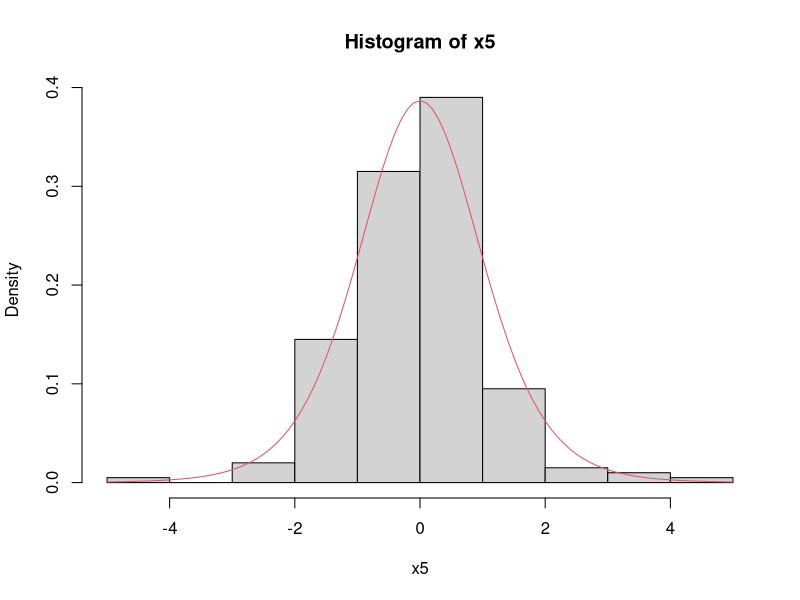
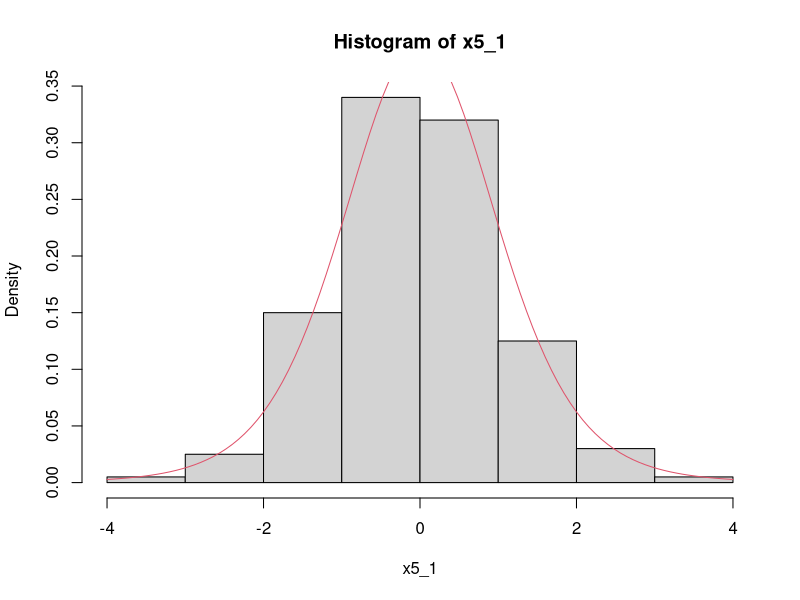
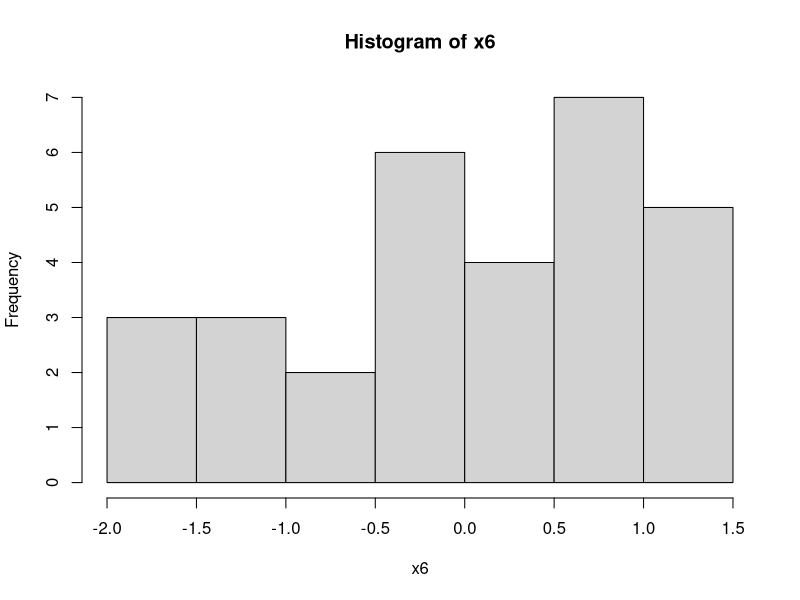
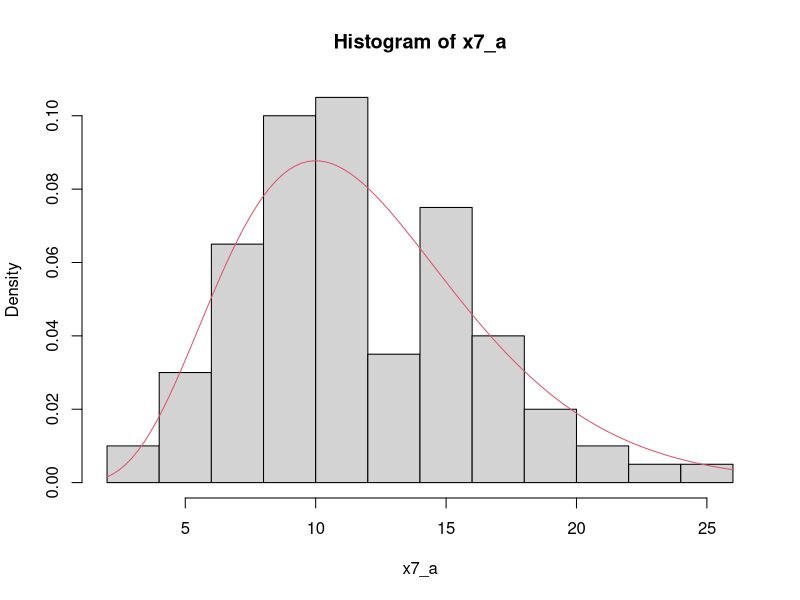
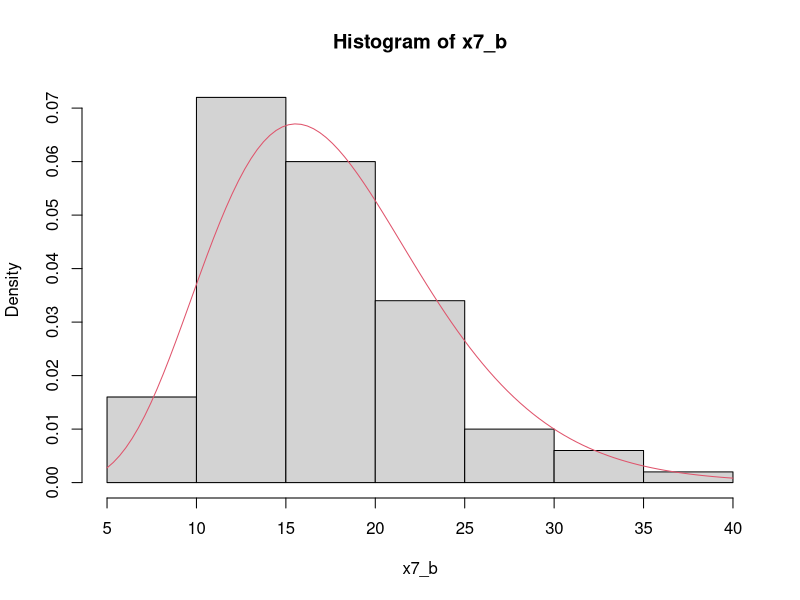
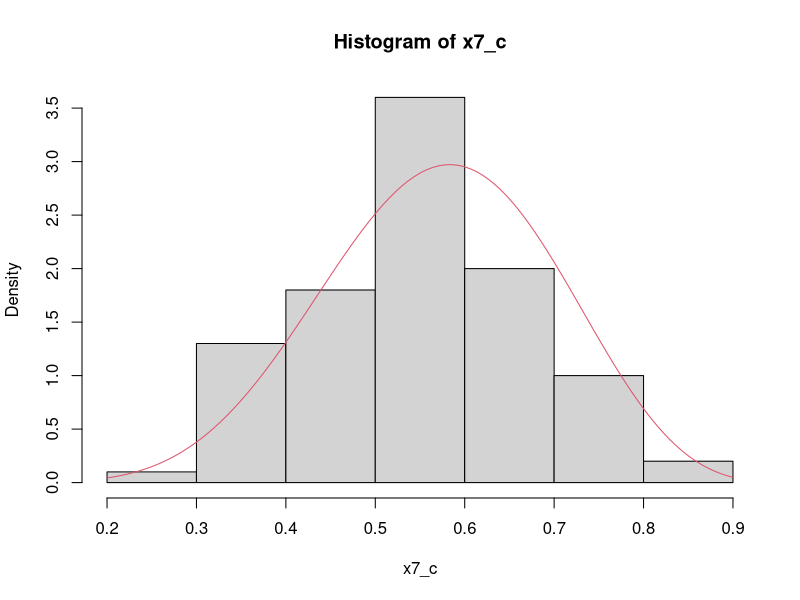
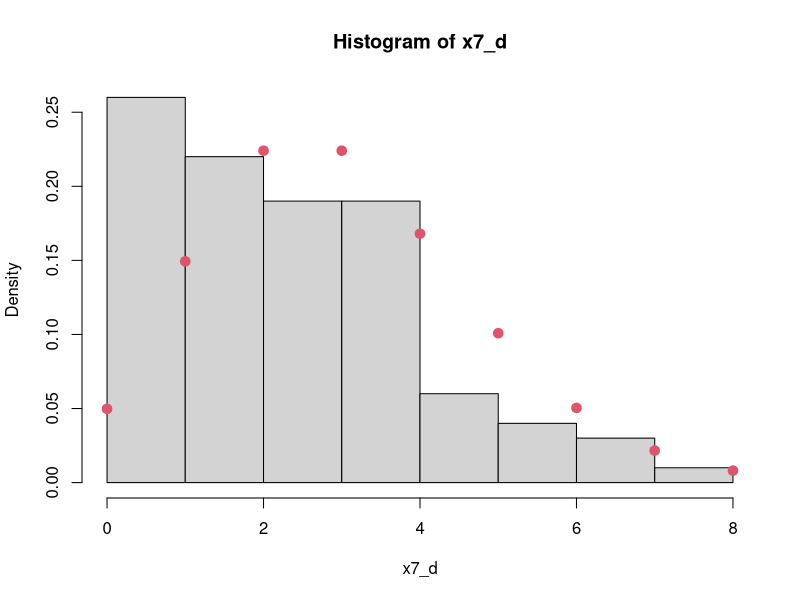
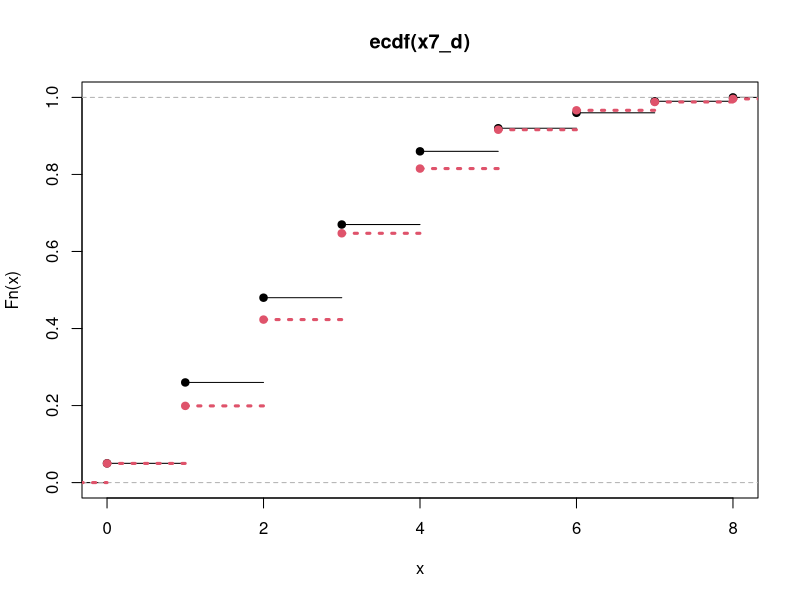

Write the R code that produced these figures, in order.
##Questão 1
x=NULL
x0=1111
a=1373
c=16807
M=128
x[1]=(a*x0+c)%%M
n=10
for (i in 2:n) {
  x[i]=(a*x[i-1]+c)%%M
}
u1 <- x/M
gera_poisson <- function(lam,u){
  x=NULL
  p=0
  n=length(u)
  x=rep(0,n)
  i=0
  m=max(u)
  while(p<m){
    pv=p
    p=p+(exp(-lam)*lam^i)/factorial(i)
    x[u>pv & u<=p]=i
    i=i+1
  }
  return(x)
}
gera_poisson(2,u1)



#forma function
LCG <- function(x0,a,c,M,n=10){
  x=NULL
  x[1]=(a*x0+c)%%M
  for (i in 2:n) {
    x[i]=(a*x[i-1]+c)%%M
  }
  return(x/M)
}

LCG_poisson <- function(x0,a,c,M,n,lam){
LCG <- function(x0,a,c,M,n){
x=NULL
x[1]=(a*x0+c)%%M
for (i in 2:n) {
  x[i]=(a*x[i-1]+c)%%M
}
return(x/M)
}
gera_poisson <- function(n,lam,u){
  x=NULL
  p=0
  x=rep(0,n)
  i=0
  m=max(u)
  while(p<m){
    pv=p
    p=p+(exp(-lam)*lam^i)/factorial(i)
    x[u>pv & u<=p]=i
    i=i+1
  }
  return(x)
}
variaveis <- gera_poisson(10,2,LCG(1111,1373,16807,128,10))
return(variaveis)
}

(valores <- LCG_poisson(1111,1373,16807,128,10,2))

##Questão 2
xbin=NULL
for(i in 1:10000){
xbin[i] <- sum(ifelse(runif(6)<(1-0.28),0,1))
}
mean(xbin)
var(xbin)

##Questão 3
p3=NULL
p3[1:4] <- 1:4/10
n=10000
u=runif(n)
x3=NULL
(x3[1:n] <- ifelse(u<sum(p3[1:1]),1,ifelse(u<sum(p3[1:2]),2,ifelse(u<sum(p3[1:3]),3,ifelse(u<sum(p3[1:4]),4,0)))))

##Questão 4
u4=runif(100)
x4 <- (-log(1-u4)/8)^(1/3)

##Questão 5
gera_2_normais <- function(n){
  u1=runif(n)
  u2=runif(n)
  x1=NULL
  x2=NULL
  x1=sqrt(-2*log(u1))*cos(2*pi*u2)
  x2=sqrt(-2*log(u1))*sin(2*pi*u2)
  x=cbind(x1,x2)
  return(x)
}
x5 <- NULL
for(i in 1:200){
  x5[i] <- gera_2_normais(1)[,1]/sqrt(sum(c(gera_2_normais(4))^2)/8)
}
hist(x5, freq=F)
curve(dt(x,8), col=2, add=T)

#forma function (definindo 1 como o padrão para o tamanho e os graus de liberdade caso não seja(m) declarado(s))
gera_t <- function(n=1,gl=1){
  gera_2_normais <- function(n){
    u1=runif(n)
    u2=runif(n)
    x1=NULL
    x2=NULL
    x1=sqrt(-2*log(u1))*cos(2*pi*u2)
    x2=sqrt(-2*log(u1))*sin(2*pi*u2)
    x=cbind(x1,x2)
    return(x)
  }
  variaveis <- NULL
  for(i in 1:n){
    variaveis[i] <- gera_2_normais(1)[,1]/sqrt(sum(gera_2_normais(gl)[,1]^2)/gl)
  }
  return(variaveis)
}
x5_1 <- gera_t(200,8)
hist(x5_1,freq=F)
curve(dt(x,8),col=2,add=T)

##Questão 6
u6 <- runif(30)
x6 <- (u6-mean(u6))/sqrt(var(u6))
hist(x6)

##Questão 7
gera_exp <- function(n=1,lambda=1){
  u=runif(n)
  x <- -log(1-u)/lambda
  return(x)
}

#a)
gera_chisq_por_exp <- function(n=1,gl=1){
  gera_exp <- function(n=1,lambda=1){
    u=runif(n)
    x <- -log(1-u)/lambda
    return(x)
  }
  variaveis <- NULL
  for (i in 1:n) {
    variaveis[i] <- sum(gera_exp(gl/2,1/2))
    }
  return(variaveis)
}
x7_a <- gera_chisq_por_exp(100,12)
hist(x7_a,freq=F)
curve(dchisq(x,12),col=2,add=T)

#b) (assumindo que 0,45 seja o parametro β da Gama)
gera_gama <- function(n=1,alfa=1,beta=1/alfa){
  gera_exp <- function(n=1,lambda=1){
    u=runif(n)
    x <- -log(1-u)/lambda
    return(x)
  }
  variaveis=NULL
  for (i in 1:n) {
    variaveis[i] <- sum(gera_exp(alfa,beta))
  }
  return(variaveis)
}
(x7_b <- gera_gama(100,8,0.45))
hist(x7_b,freq=F)
curve(dgamma(x,8,0.45),col=2,add=T)

#c)
gera_beta <- function(n,a,b,lambda=1){
  gera_gama <- function(n=1,alfa=1,beta=1/alfa){
    gera_exp <- function(n=1,lambda=1){
      u=runif(n)
      x <- -log(1-u)/lambda
      return(x)
    }
    variaveis=NULL
    for (i in 1:n) {
      variaveis[i] <- sum(gera_exp(alfa,beta))
    }
    return(variaveis)
  }
y=gera_gama(n,a,lambda)
x=gera_gama(n,b,lambda)
for (i in 1:n) {
  variaveis <- y[i]/(y[i]+x[i])
  }
variaveis <- y/(y+x)
return(variaveis)
}
x7_c <- gera_beta(100,8,6)
hist(x7_c,freq=F)
curve(dbeta(x,8,6),col=2,add=T)

#d)
gera_poisson_por_exp <- function(n,lam){
k=0
t=0
x=NULL
for (i in 1:n) {
  t=0
  k=0
  while (t<=1) {
    k=k+1
    u=runif(1)
    y=(-log(1-u))/lam
    t=t+y
  }
  x[i]=k-1
}
return(x)
}
x7_d <- gera_poisson_por_exp(100,3)
hist(x7_d,freq=F)
points(c(0:max(x)),dpois(0:max(x),3),verticals=F,col=2,lwd=3,lty=3,add=T,pch=19)
mean(x7_d)
var(x7_d)
plot(ecdf(x7_d),xlim=c(0,max(x7_d)),ylim=c(0,1))
plot(stepfun(c(0:max(x)),c(0,ppois(0:max(x),3))),verticals=F,col=2,lwd=3,lty=3,add=T,pch=19)

##Questão 8
gera_cauchy_por_norm <- function(n=1,alfa=0,beta=1){
  gera_2_normais <- function(n){
    u1=runif(n)
    u2=runif(n)
    x1=NULL
    x2=NULL
    x1=sqrt(-2*log(u1))*cos(2*pi*u2)
    x2=sqrt(-2*log(u1))*sin(2*pi*u2)
    x=cbind(x1,x2)
    return(x)
  }
  normais <- gera_2_normais(n)
  variaveis=beta*(normais[,1]/normais[,2])+alfa
  return(variaveis)
}
x8=NULL
i=0
c=pi/sqrt(2*pi)
while(length(x8)<10000){
i=i+1
y <- gera_cauchy_por_norm(n=1)
ry=(1/sqrt(2*pi))*exp(-(y^2)/2)*(pi*(1+y^2))
if(runif(1)<ry/c){x8=c(x8,y)}
}
x8
length(x8)/i
1/c

##Questão 9
gera_half_normal <- function(n=1,sigma=1){
  gera_2_normais <- function(n){
    u1=runif(n)
    u2=runif(n)
    x1=NULL
    x2=NULL
    x1=sqrt(-2*log(u1))*cos(2*pi*u2)
    x2=sqrt(-2*log(u1))*sin(2*pi*u2)
    x=cbind(x1,x2)
    return(x)
  }
  variaveis <- abs(gera_2_normais(n)[,1])*sqrt(sigma)
  return(variaveis)
}
gera_exp <- function(n=1,lambda=1){
  u=runif(n)
  x <- -log(1-u)/lambda
  return(x)
}
i=0
x9=NULL
while(length(x9)<10000){
i=i+1
y=gera_exp(1)
c=(sqrt(2)/sqrt(pi))*exp(-1^2/2)/(exp(-1))
ry=(sqrt(2)/sqrt(pi))*exp(-y^2/2)/(exp(-y))
if(runif(1)<ry/c){x9 <- c(x9,y)}
}
hist(x9)
length(x9)/i
1/c

##Questão 10 (Tava errado mas acho que consegui ajustar a questão, CUIDADO)
gera_gama<- function(n=1,alfa=1,beta=1/alfa){
  gera_exp <- function(n=1,lambda=1){
    u=runif(n)
    x <- -log(1-u)/lambda
    return(x)
  }
  variaveis=NULL
  for (i in 1:n) {
    variaveis[i] <- sum(gera_exp(alfa,beta))
  }
  return(variaveis)
}
x10=NULL
i=0
c=((1/0.00617284)*(1/2)^3*exp(-9*(1/2)^2))/(16*(1/2)*exp(-4*(1/2))) #0.00617284 é o valor que se obtêm integrando a função f(x) em seu intervalo. Para transformar a mesma em uma fdp adotei o alfa da questão como o inverso desse valor, além disso 1/2 é o valor em que se maximiza a razão da mesma com a f.d.p. da Gama
while(length(x10)<100){
  i=i+1
  y <- gera_gama(1,2,4)
  ry= ((1/0.00617284)*y^3*exp(-9*y^2))/(16*y*exp(-4*y))
  if(runif(1)<ry/c){x10=c(x10,y)}
}
x10
hist(x10,freq=F)
length(x10)/i
1/c
